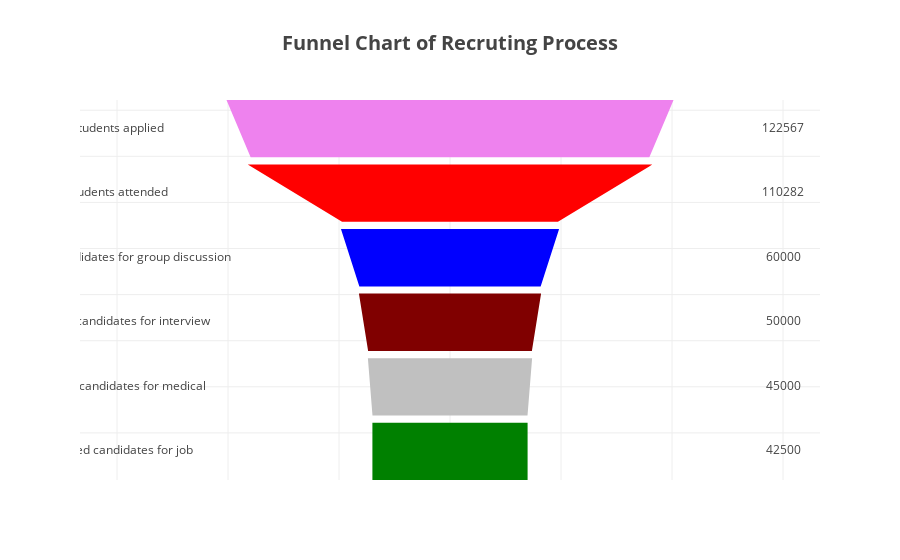

The notebook cell this image was saved under:
### Code cell
fig = go.Figure(data=data, layout=layout)

offline.iplot(fig)

### Figure 1 — Plotly figure (JSON) as saved in the notebook; plotly's stock layout.template omitted (floating-point values rounded to 4 significant figures)
{"data": [{"mode": "text", "text": ["Students applied", "students attended", "Selected candidates for group discussion", "Selected candidates for interview", "Selected candidates for medical", "Selected candidates for job"], "type": "scatter", "uid": "97e616e2-9bb4-11e8-9a21-6030d4660e22", "x": [-150, -150, -150, -150, -150, -150], "y": [760, 620, 480, 340, 200, 60]}, {"mode": "text", "text": ["122567", "110282", "60000", "50000", "45000", "42500"], "type": "scatter", "uid": "97e6199c-9bb4-11e8-892b-6030d4660e22", "x": [150, 150, 150, 150, 150, 150], "y": [760, 620, 480, 340, 200, 60]}], "layout": {"shapes": [{"fillcolor": "violet", "line": {"color": "violet"}, "path": "M 100.0,820 L 89.5,700 L -89.5,700 L -100.0,820 Z", "type": "path"}, {"fillcolor": "Red", "line": {"color": "Red"}, "path": "M 89.5,680 L 48.5,560 L -48.5,560 L -89.5,680 Z", "type": "path"}, {"fillcolor": "Blue", "line": {"color": "Blue"}, "path": "M 48.5,540 L 40.5,420 L -40.5,420 L -48.5,540 Z", "type": "path"}, {"fillcolor": "Maroon", "line": {"color": "Maroon"}, "path": "M 40.5,400 L 36.5,280 L -36.5,280 L -40.5,400 Z", "type": "path"}, {"fillcolor": "Silver", "line": {"color": "Silver"}, "path": "M 36.5,260 L 34.5,140 L -34.5,140 L -36.5,260 Z", "type": "path"}, {"fillcolor": "Green", "line": {"color": "Green"}, "path": "M 34.5,120 L 34.5,0 L -34.5,0 L -34.5,120 Z", "type": "path"}], "showlegend": false, "title": "<b>Funnel Chart of Recruting Process</b>", "titlefont": {"size": 20}, "xaxis": {"showticklabels": false, "zeroline": false}, "yaxis": {"showticklabels": false, "zeroline": false}}}
